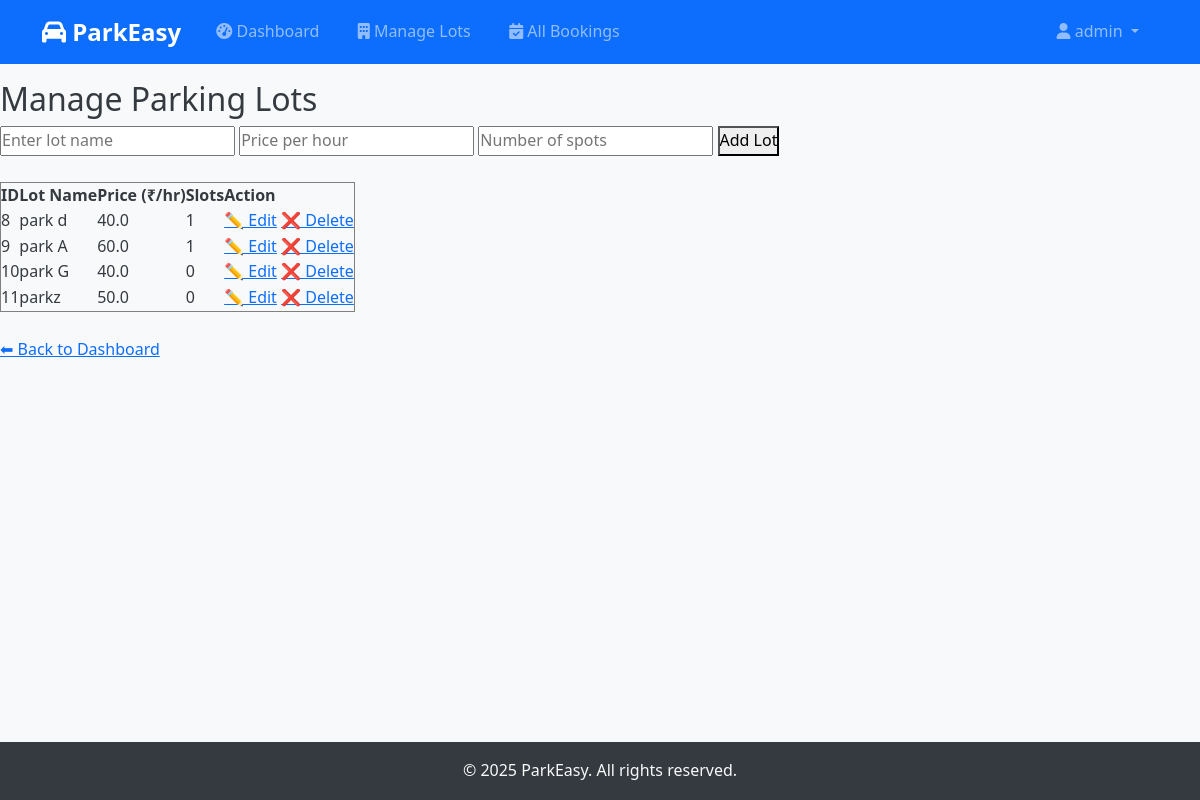
The app's page /admin/lots (signed in) with its own data.
### tables this page shows
CREATE TABLE parking_lots (
        id INTEGER PRIMARY KEY AUTOINCREMENT,
        name TEXT NOT NULL UNIQUE,
        price REAL DEFAULT 1.0
    );

### app.py (the view, shortened to what this page needs)
@app.route('/admin/lots', methods=['GET', 'POST'])
def manage_lots():
    if not session.get('is_admin'):
        flash("Access denied.")
        return redirect('/login')
    conn = sqlite3.connect('database.db')
    cur = conn.cursor()
    conn.close()
    lot_data = get_lot_slot_counts()
    return render_template('manage_lots.html', lot_data=lot_data)

### models/slot_model.py (called while the page is built)
def get_lot_slot_counts():
    conn = sqlite3.connect('database.db')
    cur = conn.cursor()
    cur.execute('''
        SELECT parking_lots.id, parking_lots.name, parking_lots.price, COUNT(slots.id) as slot_count
        FROM parking_lots
        LEFT JOIN slots ON parking_lots.id = slots.lot_id
        GROUP BY parking_lots.id
    ''')
    result = cur.fetchall()
    conn.close()
    return result

### templates/manage_lots.html (shortened to what this page needs)
{% extends 'base.html' %}
{% block content %}
<h2>Manage Parking Lots</h2>
<form method="POST">
    <input type="text" name="lot_name" placeholder="Enter lot name" required>
    <input type="number" name="price" step="0.01" placeholder="Price per hour" required>
    <input type="number" name="num_spots" min="1" placeholder="Number of spots" required>
    <button type="submit">Add Lot</button>
</form>
<br>
<table border="1">
    <tr><th>ID</th><th>Lot Name</th><th>Price (₹/hr)</th><th>Slots</th><th>Action</th></tr>
    {% for lot in lot_data %}
    <tr>
        <td>{{ lot[0] }}</td>
        <td>{{ lot[1] }}</td>
        <td>{{ lot[2] }}</td>
        <td>{{ lot[3] }}</td>
        <td>
            <a href="/admin/edit_lot/{{ lot[0] }}">✏️ Edit</a>
            <a href="/admin/delete_lot/{{ lot[0] }}" onclick="return confirm('Delete lot and all its slots?')">❌ Delete</a>
        </td>
    </tr>
    {% endfor %}
</table>
<br>
<a href="/admin/dashboard">⬅ Back to Dashboard</a>
{% endblock %}

### templates/base.html (style rules this page uses)
:root { --primary-color: #007bff; --secondary-color: #6c757d; --success-color: #28a745; --danger-color: #dc3545; --warning-color: #ffc107; --info-color: #17a2b8; --light-color: #f8f9fa; --dark-color: #343a40; --gradient-bg: linear-gradient(135deg, #667eea 0%, #764ba2 100%); --card-shadow: 0 4px 6px rgba(0, 0, 0, 0.1); --border-radius: 10px; }
* { margin: 0; padding: 0; box-sizing: border-box; }
body { font-family: 'Segoe UI', Tahoma, Geneva, Verdana, sans-serif; line-height: 1.6; color: var(--dark-color); background: var(--light-color); display: flex; flex-direction: column; min-height: 100vh; }

### records on screen
parking_lots: id "8", name "park d", price "40.0", lot "1"
parking_lots: id "9", name "park A", price "60.0", lot "1"
parking_lots: id "10", name "park G", price "40.0", lot "0"
parking_lots: id "11", name "parkz", price "50.0", lot "0"

### other values on screen
{{ session.username }} "admin"
